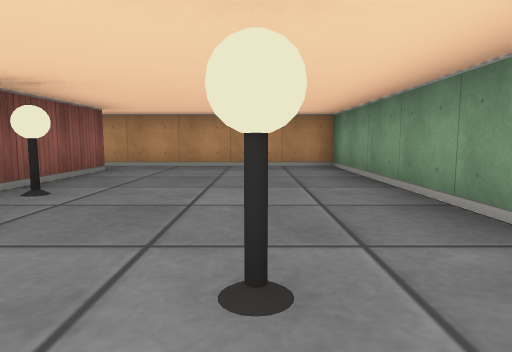
view 1 (above)

18 first-person views from a walk through a cub3D ray-caster map. The camera is about half as high as the walls, tilts 6° down and sees 75° across. The floor is counted in squares. Each view is taken from the middle of a square. On the plan, view 1 faces up. The plan holds only what a view shows up to about 9 squares ahead; the rest is blank.

view 2
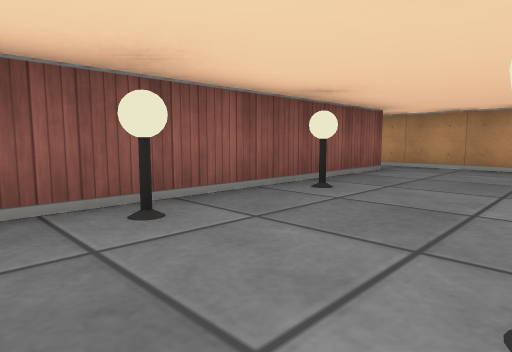

view 3
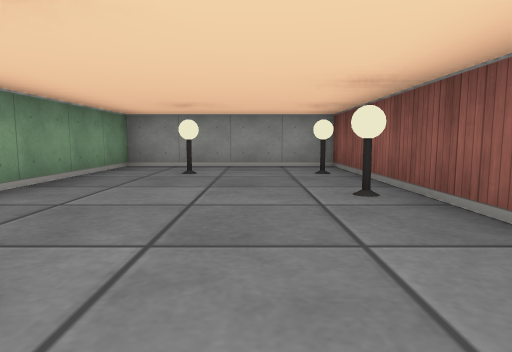

view 4
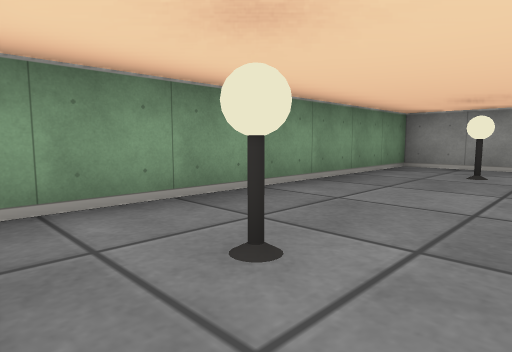

view 5
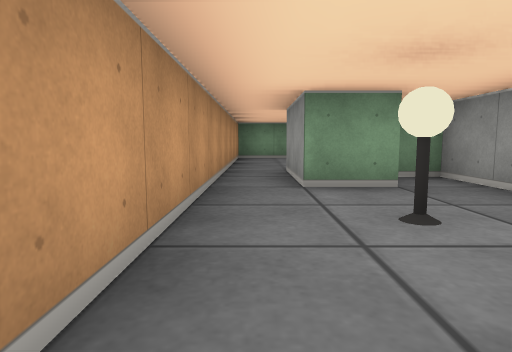

view 6
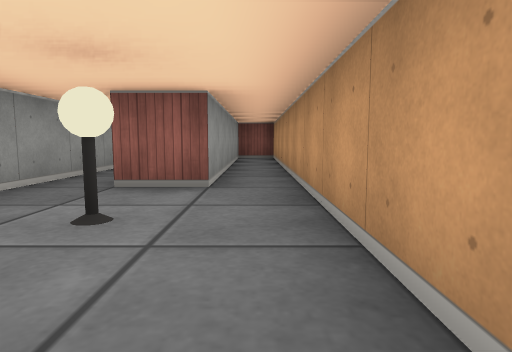

view 7
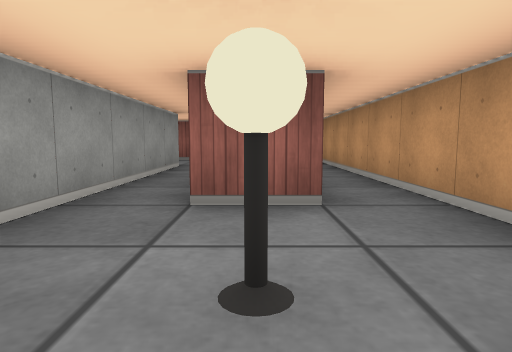

view 8
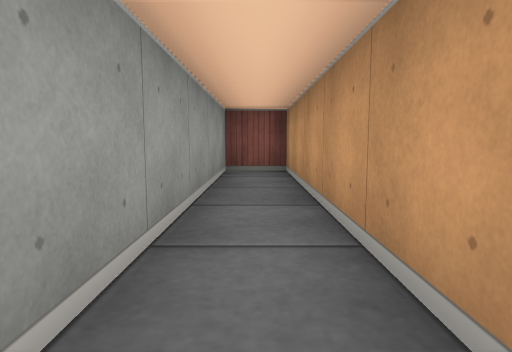

view 9
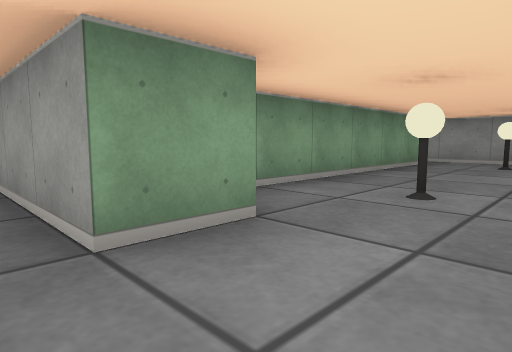

view 10
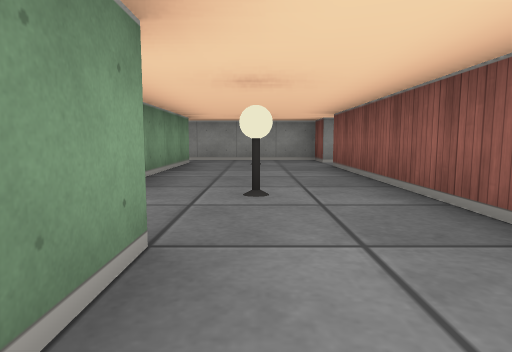

view 11
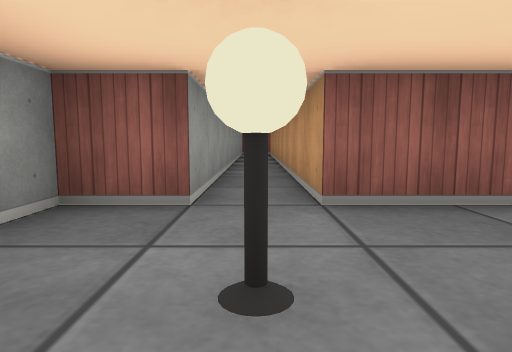

view 12
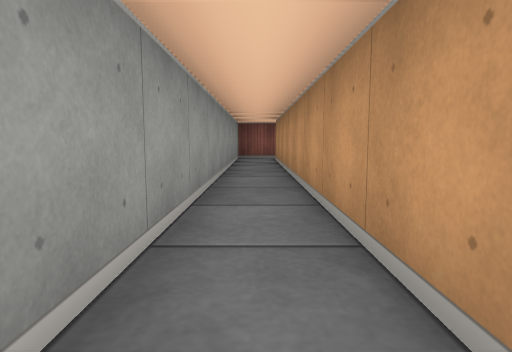

view 13
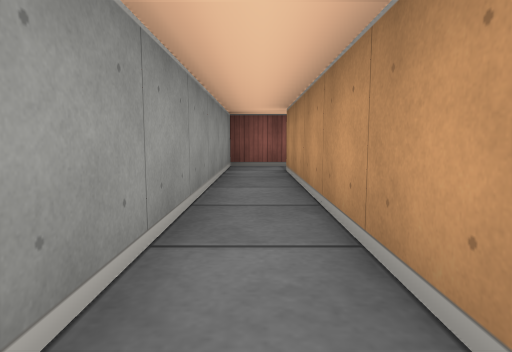

view 14
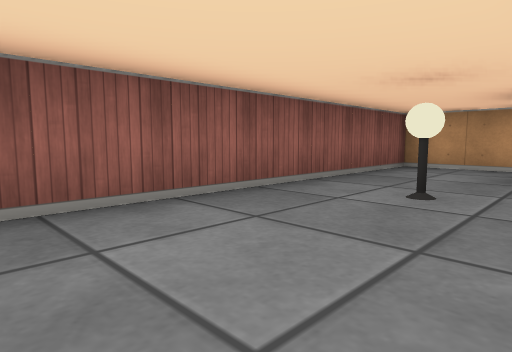

view 15
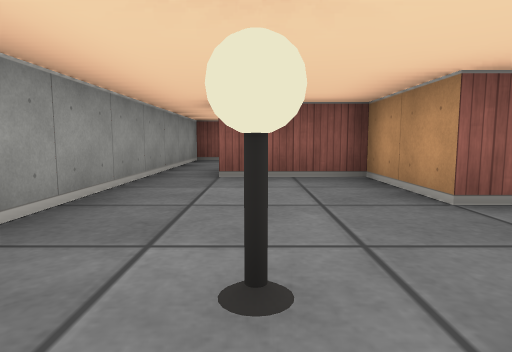

view 16
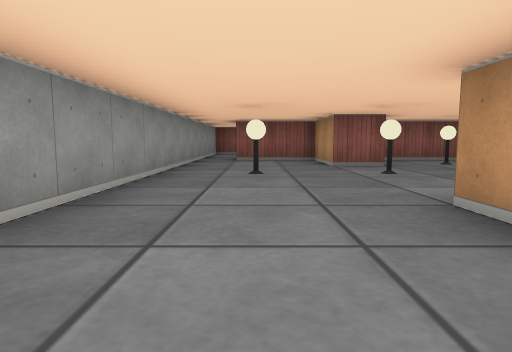

view 17
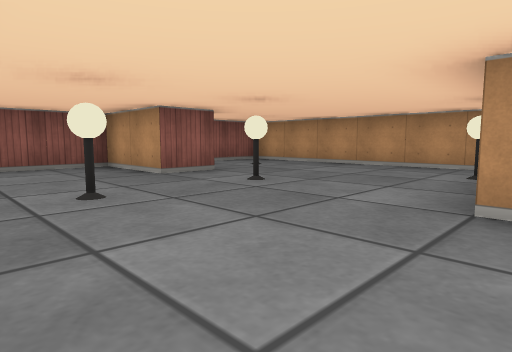

view 18
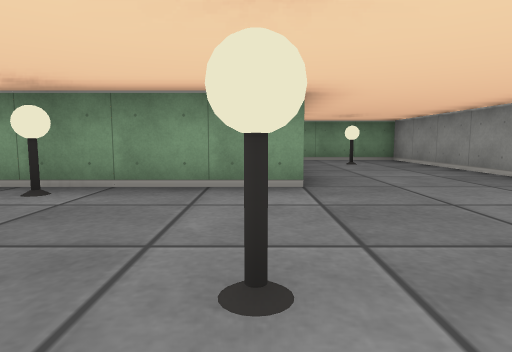

### Floor plan
Points are (right, up) in squares from view 1. A wall is a line through its corners. A room is listed if a view was taken in it or the views show most of it. See-through windows are left out.
Room 1 (views 1, 2, 3, 4, 6)
walls: (-4.5, 5.5) (-2.5, 5.5) (-2.5, -0.5) (1.5, -0.5) (1.5, 6.5) (-4.5, 6.5)
ways out: opening at (-3.5, 6) to room 2
objects: lamp (-2, 1); lamp (-2, 3); lamp (0, 1); lamp (0, 5)
Room 2 (views 5, 7, 8)
walls: (-4.5, 4.4) (-4.5, 5.5); (-4.9, 3.5) (-3.5, 3.5) (-3.5, 4.1); (-4.5, 6.5) (-13.5, 6.5) (-13.5, 5.5) (-7.5, 5.5) (-7.5, 4.5); (-11.5, 3.5) (-6.9, 3.5)
ways out: opening at (-3.5, 6) to room 1; opening at (-12, 4) to room 3
objects: lamp (-6, 5)
Room 3 (views 9, 10, 11, 12, 13, 14)
walls: (-10.5, -3.5) (-10.5, 1.5); (-11.5, 2.5) (-11.5, 3.5); (-11.8, 4.5) (-13.5, 4.5) (-13.5, -2.5) (-22.5, -2.5); (-22.5, -3.5) (-13.5, -3.5) (-13.5, -4.5) (-9.5, -4.5)
ways out: opening at (-12, 4) to room 2; opening at (-10, -4) to room 4; opening at (-22, -3)
objects: lamp (-12, -3); lamp (-12, 1)
Room 4 (views 15, 16, 17, 18)
walls: (-2.9, -1.5) (-3.5, -1.5) (-3.5, 1.8); (-7.5, -0.4) (-7.5, -1.5) (-9.5, -1.5) (-9.5, -3.5); (-4.2, 2.5) (-9.5, 2.5) (-9.5, 0.2); (-9.5, -4.5) (1.5, -4.5) (1.5, -2.1)
ways out: opening at (-10, -4) to room 3
objects: lamp (-8, 1); lamp (-6, -3); lamp (-6, -1); lamp (-4, 1); lamp (0, -3)

Positions as (right, up) in squares from view 1, and headings:
1: (0, 0), facing up
2: (0, 0), facing up-left
3: (-1, 6), facing down
4: (-1, 6), facing down-right
5: (-8, 6), facing right
6: (-4, 6), facing left
7: (-5, 5), facing left
8: (-8, 6), facing left
9: (-13, 4), facing down-right
10: (-12, 4), facing down
11: (-11, -3), facing left
12: (-14, -3), facing left
13: (-17, -3), facing left
14: (-11, -2), facing up-left
15: (-5, -3), facing left
16: (-1, -3), facing left
17: (-3, -4), facing up-left
18: (-7, -1), facing right
